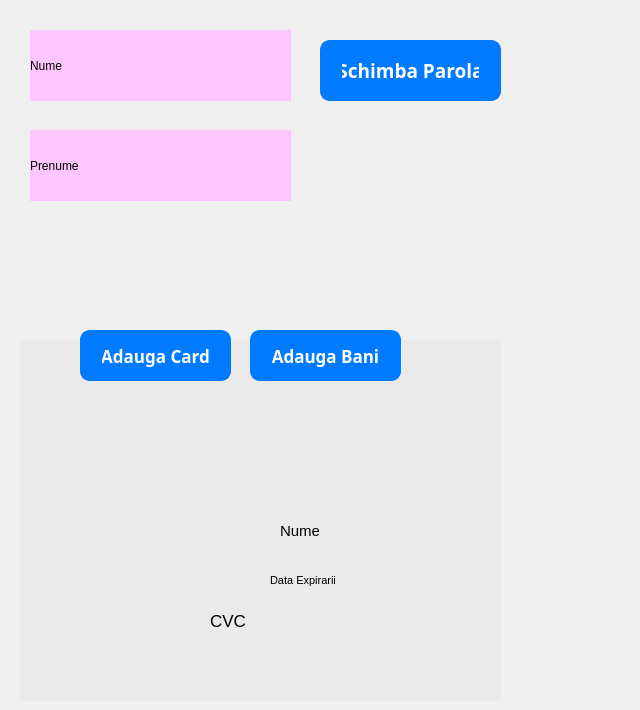
        <widget class="QWidget" name="Cont">
         <widget class="QLabel" name="ContNume">
          <property name="geometry">
           <rect>
            <x>30</x>
            <y>30</y>
            <width>261</width>
            <height>71</height>
           </rect>
          </property>
          <property name="styleSheet">
           <string notr="true">background-color: rgb(253, 198, 255);</string>
          </property>
          <property name="text">
           <string>Nume</string>
          </property>
         </widget>
         <widget class="QLabel" name="ContPrenume">
          <property name="geometry">
           <rect>
            <x>30</x>
            <y>130</y>
            <width>261</width>
            <height>71</height>
           </rect>
          </property>
          <property name="styleSheet">
           <string notr="true">background-color: rgb(253, 198, 255);</string>
          </property>
          <property name="text">
           <string>Prenume</string>
          </property>
         </widget>
         <widget class="QPushButton" name="SchimbaParola">
          <property name="geometry">
           <rect>
            <x>320</x>
            <y>40</y>
            <width>181</width>
            <height>61</height>
           </rect>
          </property>
          <property name="font">
           <font>
            <family>Segoe UI Variable Display Semib</family>
            <pointsize>14</pointsize>
            <bold>true</bold>
           </font>
          </property>
          <property name="styleSheet">
           <string notr="true">QPushButton {
    background-color: #007aff;      /* Culorile caracteristice Apple */
    border: 2px solid #007aff;      /* Conturul butonului */
    border-radius: 10px;            /* Colțurile rotunjite */
    color: white;                   /* Culoarea textului */
    padding: 10px 20px;             /* Spațiul intern */
}

QPushButton:hover {
    background-color: #0056b3;      /* Culoare de fundal la hover */
}</string>
          </property>
          <property name="text">
           <string>Schimba Parola</string>
          </property>
         </widget>
         <widget class="QPushButton" name="AdaugaCard">
          <property name="geometry">
           <rect>
            <x>80</x>
            <y>330</y>
            <width>151</width>
            <height>51</height>
           </rect>
          </property>
          <property name="font">
           <font>
            <family>Segoe UI Variable Small Semibol</family>
            <pointsize>13</pointsize>
            <bold>true</bold>
           </font>
          </property>
          <property name="styleSheet">
           <string notr="true">QPushButton {
    background-color: #007aff;      /* Culorile caracteristice Apple */
    border: 2px solid #007aff;      /* Conturul butonului */
    border-radius: 10px;            /* Colțurile rotunjite */
    color: white;                   /* Culoarea textului */
    padding: 10px 20px;             /* Spațiul intern */
}

QPushButton:hover {
    background-color: #0056b3;      /* Culoare de fundal la hover */
}</string>
          </property>
          <property name="text">
           <string>Adauga Card</string>
          </property>
         </widget>
         <widget class="QPushButton" name="AdaugaBani">
          <property name="geometry">
           <rect>
            <x>250</x>
            <y>330</y>
            <width>151</width>
            <height>51</height>
           </rect>
          </property>
          <property name="font">
           <font>
            <family>Segoe UI Variable Display Semib</family>
            <pointsize>13</pointsize>
            <bold>true</bold>
           </font>
          </property>
          <property name="styleSheet">
           <string notr="true">QPushButton {
    background-color: #007aff;      /* Culorile caracteristice Apple */
    border: 2px solid #007aff;      /* Conturul butonului */
    border-radius: 10px;            /* Colțurile rotunjite */
    color: white;                   /* Culoarea textului */
    padding: 10px 20px;             /* Spațiul intern */
}

QPushButton:hover {
    background-color: #0056b3;      /* Culoare de fundal la hover */
}</string>
          </property>
          <property name="text">
           <string>Adauga Bani</string>
          </property>
         </widget>
         <widget class="QLabel" name="VIEWNumar">
          <property name="geometry">
           <rect>
            <x>50</x>
            <y>450</y>
            <width>391</width>
            <height>41</height>
           </rect>
          </property>
          <property name="font">
           <font>
            <pointsize>32</pointsize>
           </font>
          </property>
          <property name="styleSheet">
           <string notr="true">background-color: rgba(0, 0, 0, 0);
color: rgb(255, 255, 255);</string>
          </property>
          <property name="text">
           <string/>
          </property>
          <property name="alignment">
           <set>Qt::AlignCenter</set>
          </property>
         </widget>
         <widget class="QLabel" name="VIEWOwner">
          <property name="geometry">
           <rect>
            <x>280</x>
            <y>510</y>
            <width>191</width>
            <height>41</height>
           </rect>
          </property>
          <property name="font">
           <font>
            <pointsize>21</pointsize>
           </font>
          </property>
          <property name="styleSheet">
           <string notr="true">background-color: rgba(0, 0, 0, 0);
color: rgb(255, 255, 255);</string>
          </property>
          <property name="text">
           <string/>
          </property>
          <property name="alignment">
           <set>Qt::AlignCenter</set>
          </property>
         </widget>
         <widget class="QLabel" name="VIEWData">
          <property name="geometry">
           <rect>
            <x>350</x>
            <y>560</y>
            <width>111</width>
            <height>41</height>
           </rect>
          </property>
          <property name="font">
           <font>
            <pointsize>12</pointsize>
           </font>
          </property>
          <property name="styleSheet">
           <string notr="true">background-color: rgba(0, 0, 0, 0);
color: rgb(255, 255, 255);</string>
          </property>
          <property name="text">
           <string/>
          </property>
         </widget>
         <widget class="QLabel" name="label_15">
          <property name="geometry">
           <rect>
            <x>210</x>
            <y>600</y>
            <width>51</width>
            <height>41</height>
           </rect>
          </property>
          <property name="font">
           <font>
            <pointsize>13</pointsize>
           </font>
          </property>
          <property name="styleSheet">
           <string notr="true">background-color: rgba(0, 0, 0, 0);</string>
          </property>
          <property name="text">
           <string>CVC</string>
          </property>
         </widget>
         <widget class="QLabel" name="VIEWcvc">
          <property name="geometry">
           <rect>
            <x>250</x>
            <y>600</y>
            <width>111</width>
            <height>41</height>
           </rect>
          </property>
          <property name="font">
           <font>
            <pointsize>19</pointsize>
           </font>
          </property>
          <property name="styleSheet">
           <string notr="true">background-color: rgba(0, 0, 0, 0);
color: rgb(255, 255, 255);</string>
          </property>
          <property name="text">
           <string/>
          </property>
         </widget>
         <widget class="QLabel" name="VIEWCARD">
          <property name="geometry">
           <rect>
            <x>20</x>
            <y>340</y>
            <width>481</width>
            <height>361</height>
           </rect>
          </property>
          <property name="styleSheet">
           <string notr="true">background-color: rgb(234, 234, 234);</string>
          </property>
          <property name="text">
           <string/>
          </property>
          <property name="pixmap">
           <pixmap resource="QtResource.qrc">:/img/img/card.png</pixmap>
          </property>
          <property name="scaledContents">
           <bool>true</bool>
          </property>
         </widget>
         <widget class="QLabel" name="label_12">
          <property name="geometry">
           <rect>
            <x>520</x>
            <y>370</y>
            <width>111</width>
            <height>91</height>
           </rect>
          </property>
          <property name="text">
           <string/>
          </property>
          <property name="pixmap">
           <pixmap resource="QtResource.qrc">:/img/img/visa.png</pixmap>
          </property>
          <property name="scaledContents">
           <bool>true</bool>
          </property>
         </widget>
         <widget class="QLabel" name="label_13">
          <property name="geometry">
           <rect>
            <x>520</x>
            <y>470</y>
            <width>111</width>
            <height>91</height>
           </rect>
          </property>
          <property name="text">
           <string/>
          </property>
          <property name="pixmap">
           <pixmap resource="QtResource.qrc">:/img/img/paypal.png</pixmap>
          </property>
          <property name="scaledContents">
           <bool>true</bool>
          </property>
         </widget>
         <widget class="QLabel" name="label_14">
          <property name="geometry">
           <rect>
            <x>520</x>
            <y>560</y>
            <width>111</width>
            <height>91</height>
           </rect>
          </property>
          <property name="text">
           <string/>
          </property>
          <property name="pixmap">
           <pixmap resource="QtResource.qrc">:/img/img/applePay.png</pixmap>
          </property>
          <property name="scaledContents">
           <bool>true</bool>
          </property>
         </widget>
         <widget class="QLabel" name="label_16">
          <property name="geometry">
           <rect>
            <x>280</x>
            <y>510</y>
            <width>51</width>
            <height>41</height>
           </rect>
          </property>
          <property name="font">
           <font>
            <pointsize>11</pointsize>
           </font>
          </property>
          <property name="styleSheet">
           <string notr="true">background-color: rgba(0, 0, 0, 0);</string>
          </property>
          <property name="text">
           <string>Nume</string>
          </property>
         </widget>
         <widget class="QLabel" name="label_17">
          <property name="geometry">
           <rect>
            <x>270</x>
            <y>560</y>
            <width>81</width>
            <height>41</height>
           </rect>
          </property>
          <property name="font">
           <font>
            <pointsize>8</pointsize>
           </font>
          </property>
          <property name="styleSheet">
           <string notr="true">background-color: rgba(0, 0, 0, 0);</string>
          </property>
          <property name="text">
           <string>Data Expirarii</string>
          </property>
         </widget>
         <zorder>VIEWCARD</zorder>
         <zorder>ContNume</zorder>
         <zorder>ContPrenume</zorder>
         <zorder>SchimbaParola</zorder>
         <zorder>AdaugaCard</zorder>
         <zorder>AdaugaBani</zorder>
         <zorder>VIEWNumar</zorder>
         <zorder>VIEWOwner</zorder>
         <zorder>VIEWData</zorder>
         <zorder>label_15</zorder>
         <zorder>VIEWcvc</zorder>
         <zorder>label_12</zorder>
         <zorder>label_13</zorder>
         <zorder>label_14</zorder>
         <zorder>label_16</zorder>
         <zorder>label_17</zorder>
        </widget>
